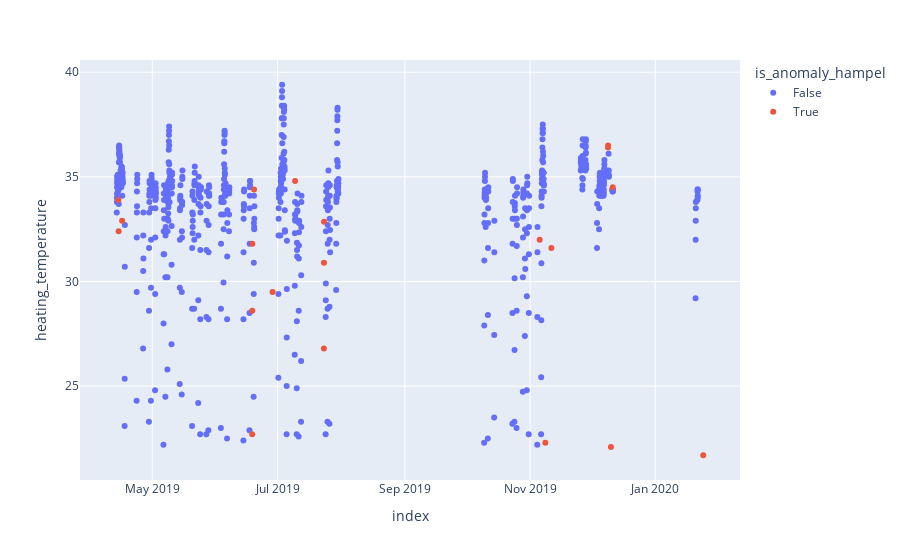

Write notebook code for a chart like this one.
### Code cell
# Visualize identified anomalies
px.scatter(data_frame=sequences[sequences.heating_temperature>0], y="heating_temperature", color="is_anomaly_hampel")

### Figure 1 — Plotly figure (JSON) as saved in the notebook; plotly's stock layout.template omitted (floating-point values rounded to 4 significant figures; data arrays with more than 128 entries replaced by an {"elided": "..."} marker saying what was removed)
{"data": [{"hovertemplate": "is_anomaly_hampel=False<br>index=%{x}<br>heating_temperature=%{y}<extra></extra>", "legendgroup": "False", "marker": {"color": "#636efa", "symbol": "circle"}, "mode": "markers", "name": "False", "orientation": "v", "showlegend": true, "type": "scatter", "x": {"elided": "705 str values"}, "xaxis": "x", "y": {"elided": "705 float values"}, "yaxis": "y"}, {"hovertemplate": "is_anomaly_hampel=True<br>index=%{x}<br>heating_temperature=%{y}<extra></extra>", "legendgroup": "True", "marker": {"color": "#EF553B", "symbol": "circle"}, "mode": "markers", "name": "True", "orientation": "v", "showlegend": true, "type": "scatter", "x": ["2019-04-14T11:00:00+00:00", "2019-04-14T15:00:00+00:00", "2019-04-16T08:00:00+00:00", "2019-06-18T16:00:00+00:00", "2019-06-18T17:00:00+00:00", "2019-06-18T18:00:00+00:00", "2019-06-19T14:00:00+00:00", "2019-06-28T14:00:00+00:00", "2019-07-09T14:00:00+00:00", "2019-07-23T14:00:00+00:00", "2019-07-23T15:00:00+00:00", "2019-07-23T16:00:00+00:00", "2019-11-05T16:00:00+00:00", "2019-11-08T10:00:00+00:00", "2019-11-11T09:00:00+00:00", "2019-12-08T23:00:00+00:00", "2019-12-09T00:00:00+00:00", "2019-12-10T09:00:00+00:00", "2019-12-11T06:00:00+00:00", "2020-01-24T08:00:00+00:00"], "xaxis": "x", "y": [33.9, 32.4, 32.9, 22.7, 28.6, 31.8, 34.4, 29.5, 34.8, 26.8, 30.9, 32.85, 32, 22.3, 31.6, 36.4, 36.5, 22.1, 34.5, 21.7], "yaxis": "y"}], "layout": {"legend": {"title": {"text": "is_anomaly_hampel"}, "tracegroupgap": 0}, "margin": {"t": 60}, "xaxis": {"anchor": "y", "domain": [0, 1], "title": {"text": "index"}}, "yaxis": {"anchor": "x", "domain": [0, 1], "title": {"text": "heating_temperature"}}}}
